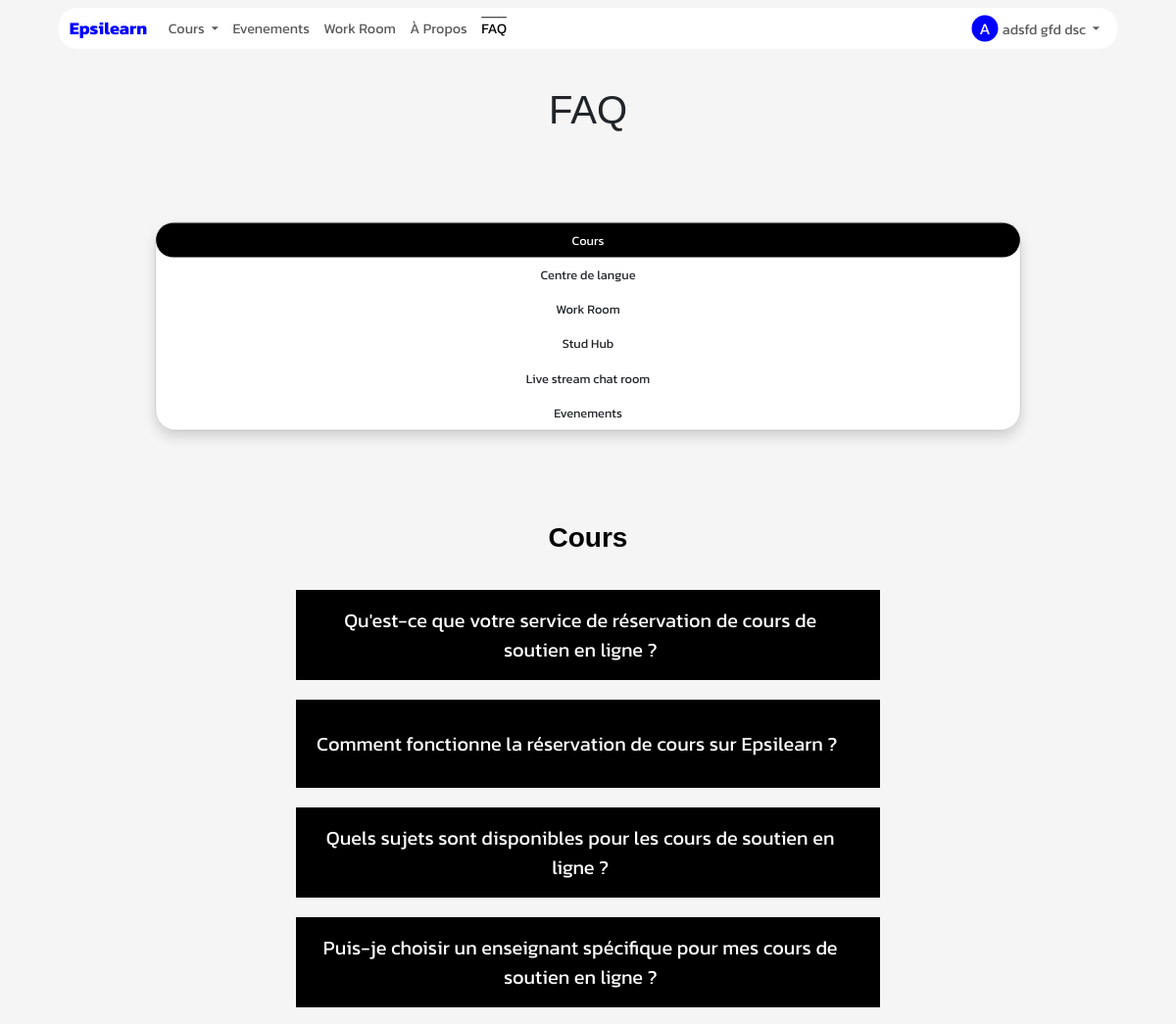
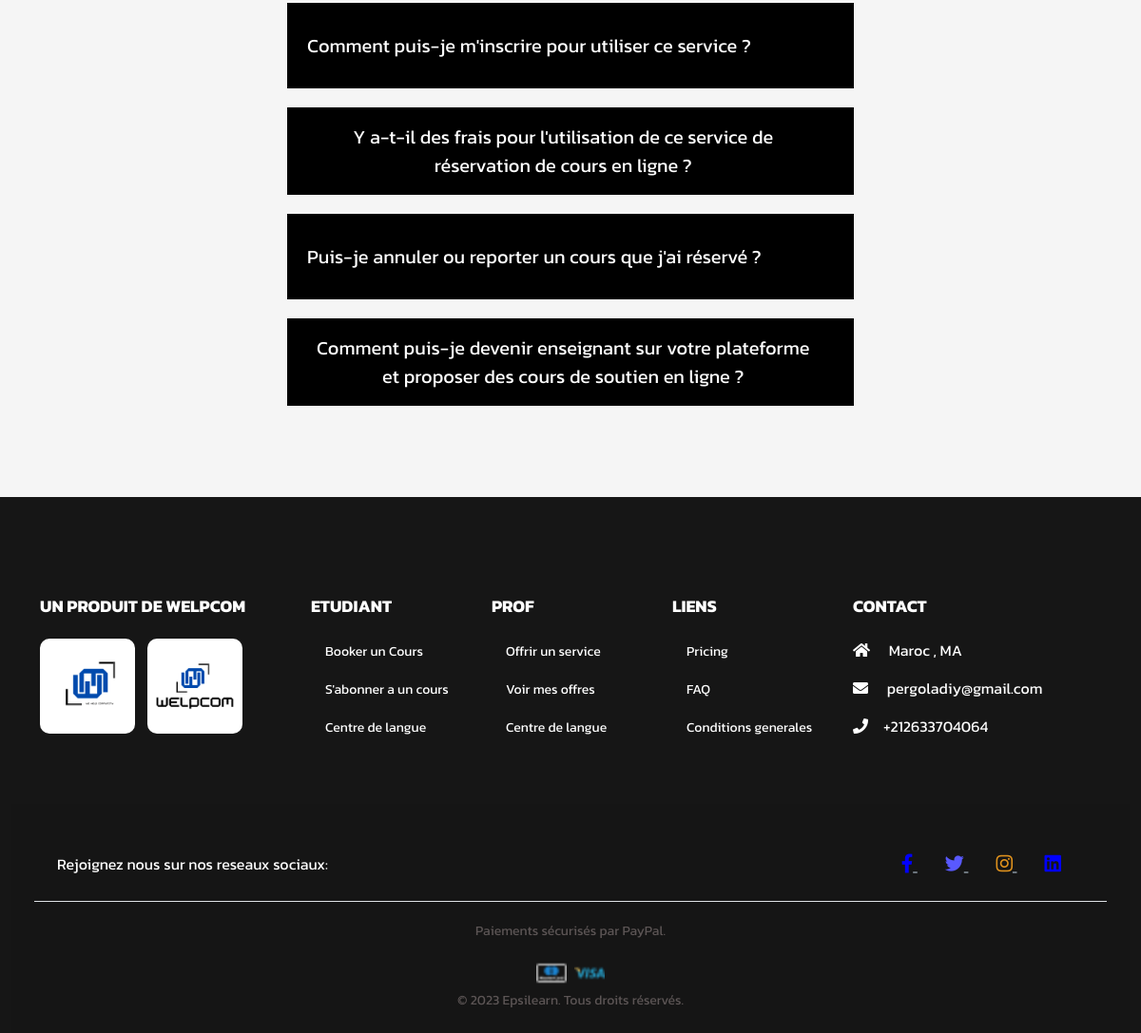
The page /faq (signed in) on the database its author committed (2 pictures, top to bottom).
### App/Models/models.py (models this page shows, shortened)
class User(db.Model):
    id = db.Column(db.Integer, primary_key=True)
    nom = db.Column(db.String(50))
    prenom = db.Column(db.String(50))
    nationalite = db.Column(db.String(50))
    mail = db.Column(db.String(50))
    code = db.Column(db.String(50))
    pseudo=db.Column(db.String(200))
    date_naiss=db.Column(db.DateTime)
    ter = db.Column(db.String(50),default="non")
    age=db.Column(db.Integer)
    confirmer = db.Column(db.String(50),default="non")
    mdp=db.Column(db.String(50))
    photo=db.Column(db.String(50),default="static/Profil/unknown.jpg")
    password_reset_token = db.Column(db.String(100))
    password_reset_expiration = db.Column(db.DateTime)
    role=db.Column(db.String(200))
    etudiant= db.relationship('Etudiant', backref='acces_etudiant', foreign_keys='Etudiant.id_user_e')
    prof= db.relationship('Prof', backref='acces_prof', foreign_keys='Prof.id_user_p')
    autre= db.relationship('Autre', backref='acces_autre', foreign_keys='Autre.id_user_a')

### App/Main/routes_about.py (the view)
@MainBp.route('/faq')
def faq():
    return render_template('faq.html')

### App/Main/templates/faq.html (shortened to what this page needs)
{% extends "base.html" %}
{% block content %}
  <div class="container mt-5  animate-element" data-animation="fadeInUp" style="animation-duration: 1.4s;">
    <h1 class="text-center" style="font-family: Impact, Haettenschweiler, 'Arial Narrow Bold', sans-serif;">FAQ</h1>
    <div style="height: 50px;"></div>
    <div style="background-color: transparent;padding: 6px;border-radius: 28px;">
    <div class="card shadow" style="border-radius: 26px;scale: 0.8;">
      <div class="tab active" data-content="contenu1">Cours</div>
      <div class="tab" data-content="contenu2">Centre de langue</div>
      <div class="tab" data-content="contenu3">Work Room</div>
      <div class="tab" data-content="contenu4">Stud Hub</div>
      <div class="tab" data-content="contenu5">Live stream chat room</div>
      <div class="tab" data-content="contenu6">Evenements</div>
    </div>
  </div>
    <div class="cont-container">
      <div class="cont active" id="contenu1">
        <section class="FAQ__list__container">
            <h1 class="FAQ__heading" style="color: rgb(0, 0, 0);font-family: Impact, Haettenschweiler, 'Arial Narrow Bold', sans-serif;">Cours</h1>
            <div class="FAQ__list">
              <div class="FAQ__accordian">
                <button class="FAQ__title" >
                  Qu'est-ce que votre service de réservation de cours de soutien en ligne ?
                  <i class="fal fa-plus"></i>
                </button>
              </div>
              <div class="FAQ__accordian">
                <button class="FAQ__title">
                  Comment fonctionne la réservation de cours sur Epsilearn ?
                  <i class="fal fa-plus"></i>
                </button>
              </div>
              <div class="FAQ__accordian">
                <button class="FAQ__title">
                  Quels sujets sont disponibles pour les cours de soutien en ligne ?
                  <i class="fal fa-plus"></i>
                </button>
              </div>
              <div class="FAQ__accordian">
                <button class="FAQ__title">
                  Puis-je choisir un enseignant spécifique pour mes cours de soutien en ligne ?
                  <i class="fal fa-plus"></i>
                </button>
              </div>
              <div class="FAQ__accordian">
                <button class="FAQ__title">
                  Comment puis-je m'inscrire pour utiliser ce service ?
                  <i class="fal fa-plus"></i>
                </button>
              </div>
              <div class="FAQ__accordian">
                <button class="FAQ__title">
                  Y a-t-il des frais pour l'utilisation de ce service de réservation de cours en ligne ?
                  <i class="fal fa-plus"></i>
                </button>
              </div>
              <div class="FAQ__accordian">
                <button class="FAQ__title">
                  Puis-je annuler ou reporter un cours que j'ai réservé ?
                  <i class="fal fa-plus"></i>
                </button>
              </div>
              <div class="FAQ__accordian">
                <button class="FAQ__title">
                  Comment puis-je devenir enseignant sur votre plateforme et proposer des cours de soutien en ligne ?
                  <i class="fal fa-plus"></i>
                </button>
              </div>
            </div>
          </section>
    </div>
      </div>
    </div>
    <footer class="text-center text-lg-start  text-muted container-fluid" style="background-color: rgb(22, 22, 22);color: white;">
      <section class="footer-links">
        <div class="container text-center text-md-start mt-5">
          <div class="row mt-3">
            <div class="col-md-3 col-lg-4 col-xl-3 mx-auto mb-4">
              <h6 class="text-uppercase fw-bold mb-4 footer-title" style="color: rgb(255, 255, 255);font-family: 'Kanit';">
                Un produit de WELPCOM
              </h6>
              <p class="footer-text">
                <img src="static/image/2.png" alt="WELP Logo" style="width: 100px; height: 100px; margin-right: 10px;border-radius: 10px;">
                <img src="static/image/1.png" alt="WELP Logo" style="width: 100px; height: 100px; margin-right: 10px;border-radius: 10px;">
              </p>
            </div>
            <div class="col-md-2 col-lg-2 col-xl-2 mx-auto mb-4">
              <h6 class="text-uppercase fw-bold mb-4 footer-title" style="color: rgb(255, 255, 255);">
                etudiant
              </h6>
              <p style="color: rgb(255, 255, 255);">
                <a href="/discipline" class="text-reset footer-link" style="text-decoration: none;">Booker un Cours</a>
              </p>
              <p style="color: rgb(255, 255, 255);">
                <a href="/offreprof" class="text-reset footer-link" style="text-decoration: none;">S'abonner a un cours</a>
              </p>
              <p style="color: rgb(255, 255, 255);">
                <a href="/langue" class="text-reset footer-link" style="text-decoration: none;">Centre de langue</a>
              </p>
            </div>
            <div class="col-md-2 col-lg-2 col-xl-2 mx-auto mb-4">
              <h6 class="text-uppercase fw-bold mb-4 footer-title" style="color: rgb(255, 255, 255);">
                Prof
              </h6>
              <p style="color: rgb(255, 255, 255);">
                <a href="/offreprof" class="text-reset footer-link" style="text-decoration: none;">Offrir un service</a>
              </p>
              <p style="color: rgb(255, 255, 255);">
                <a href="/offre" class="text-reset footer-link" style="text-decoration: none;">Voir mes offres</a>
              </p>
              <p style="color: rgb(255, 255, 255);">
                <a href="/langue" class="text-reset footer-link" style="text-decoration: none;">Centre de langue</a>
              </p>
            </div>
            <div class="col-md-3 col-lg-2 col-xl-2 mx-auto mb-4">
              <h6 class="text-uppercase fw-bold mb-4 footer-title" style="color: rgb(255, 255, 255);">
                Liens
              </h6>
              <p style="color: rgb(255, 255, 255);">
                <a href="/pricing" class="text-reset footer-link" style="color: rgb(0, 0, 0);text-decoration: none;">Pricing</a>
              </p>
              <p style="color: rgb(255, 255, 255);">
                <a href="/faq" class="text-reset footer-link" style="color: rgb(0, 0, 0);text-decoration: none;">FAQ</a>
              </p>
              <p style="color: rgb(255, 255, 255);">
                <a href="/" class="text-reset footer-link" style="color: rgb(0, 0, 0);text-decoration: none;">Conditions generales</a>
              </p>
            </div>
            <div class="col-md-4 col-lg-3 col-xl-3 mx-auto mb-md-0 mb-4" style="color: white;">
              <h6 class="text-uppercase fw-bold mb-4 footer-title" style="color: rgb(255, 255, 255);">Contact</h6>
              <p class=""><i class="fas fa-home me-3 "></i> Maroc ,  MA</p>
              <p class="">
                <i class="fas fa-envelope me-3 "></i>
                pergoladiy@gmail.com
              </p>
              <p class=""><i class="fas fa-phone me-3 "></i>+212633704064</p>
            </div>
          </div>
        </div>
      </section>
      <div class="text-center p-4 footer-copyright">
          <section class="d-flex justify-content-center justify-content-lg-between p-4 border-bottom footer-social" id="contact">
            <div class="me-5 d-none d-lg-block">
              <span style="color: rgb(255, 255, 255);">Rejoignez nous sur nos reseaux sociaux:</span>
            </div>
            <div>
              <a href="#" class="me-4 link-secondary" >
                <i class="fab fa-facebook-f" style="color: blue;"></i>
              </a>
              <a href="#" class="me-4 link-secondary">
                <i class="fab fa-twitter" style="color: rgb(89, 89, 255);"></i>
              </a>
              <a href="#" class="me-4 link-secondary">
                <i class="fab fa-instagram" style="color: rgb(226, 147, 29);"></i>
              </a>
              <a href="#" class="me-4 link-secondary">
                <i class="fab fa-linkedin" style="color: blue;"></i>
              </a>
            </div>
          </section>
          <p class="">Paiements sécurisés par PayPal.</p>
          <div class="col">
            <img src="/static/image/carte.png" alt="" style="scale: 2;padding: 10px;">
            <img src="/static/image/visa.png" style="scale: 2;padding: 10px;" alt="">
          </div>
        © 2023 Epsilearn. Tous droits réservés.
      </div>
    </footer>
  </div>
{% endblock %}

### App/Main/templates/base.html (shortened to what this page needs)
<!DOCTYPE html>
<html>
<head>
    <link href="https://cdn.jsdelivr.net/npm/bootstrap@5.3.0/dist/css/bootstrap.min.css" rel="stylesheet">
    <link
    rel="stylesheet"
    href="https://pro.fontawesome.com/releases/v5.10.0/css/all.css"
  />
  <link rel="stylesheet" href="https://cdnjs.cloudflare.com/ajax/libs/animate.css/4.1.1/animate.min.css">
</head>
<body style="font-family: 'Kanit';">
 <div class="page-content hidden">
    {% block nav %}
    <nav class="navbar navbar-expand-lg navbar-light bg-transparent " style="display: flex;justify-content: center; height: 40px;scale: 0.9;z-index: 9999999999999999999999;" >
        <div class="container-fluid text-center" style="background-color: rgb(255, 255, 255);border-radius: 20px;z-index: 9;opacity: 1;margin-top: 20px;padding: 0 12px;">
            <a class="navbar-brand" href="/accueil" style="color: blue;">Epsilearn</a>
            <div class="collapse navbar-collapse" id="navbarNav">
                <ul class="navbar-nav" style="z-index: 99999999999999999;">
                    {% if user_type == 'professeur' %}
                    <li class="nav-item dropdown" >
                        <a class="nav-link dropdown-toggle" href="#" id="navbarDropdownMenuLink" role="button" data-bs-toggle="dropdown" aria-expanded="false">
                            Cours
                        </a>
                    </li>
                    <li class="nav-item">
                        <a class="nav-link" id="evenement" href="/evenement">Evenements</a>
                    </li>
                    <li class="nav-item">
                        <a class="nav-link"  id="workroom" href="/chambrepomodoro">Work Room</a>
                    </li>
                    <li class="nav-item">
                        <a class="nav-link" id="about"  href="/about">À Propos</a>
                    </li>
                    <li class="nav-item">
                        <a class="nav-link" id="faq"  href="/faq">FAQ</a>
                    </li>
                    {% endif %}
                </ul>
                <ul class="navbar-nav ms-auto">
                    {% if current_user %}
                    <li class="nav-item dropdown">
                        <a class="nav-link dropdown-toggle" href="#" id="navbarDropdownMenuLink2" role="button" data-bs-toggle="dropdown" aria-expanded="false">
                            <span class="user-initials">{{ current_user.nom|first }}</span>{{ current_user.nom }} {{ current_user.prenom }}
                        </a>
                    </li>
                    {% endif %}
                </ul>
            </div>
        </div>
    </nav>
    {% endblock %}
    <div  style="font-family:'Kanit';overflow-x:hidden;overflow-y: hidden;">
        {% block content %}
        {% endblock %}
    </div>
</body>
</html>

### rows shown on the page
User: nom|first "A", nom "adsfd gfd", prenom "dsc"
